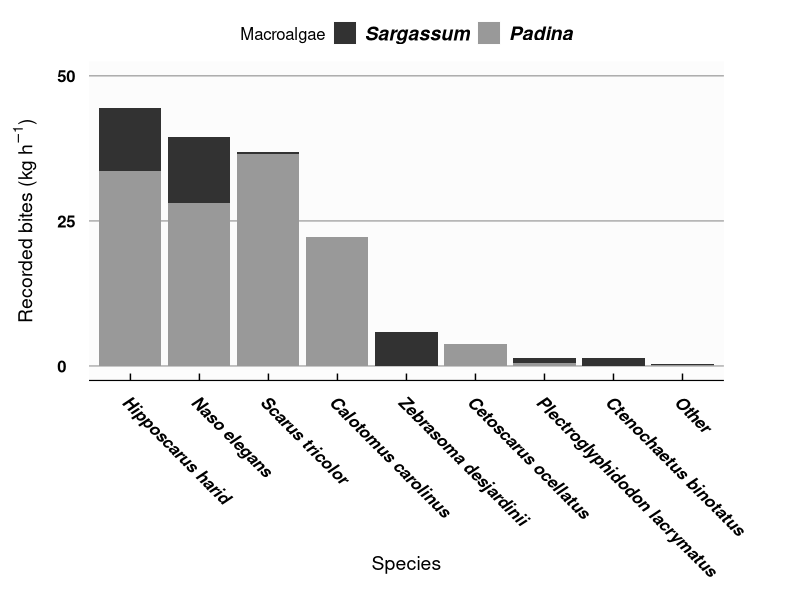

Generate this figure with R:
## ---- chunk 1

rm(list=ls()) # Clear workspace
knitr::opts_knit$set(root.dir = '/tmp') #Set directory at current directory for all subsequent chunks
options(scipen = 50) # Have all numbers in non-scientific notation

library(plyr) # Join (vlookup)
library(writexl)
library(tidyverse) # Data manipulation and plotting
library(ggthemes) # Pretty plots
library(readxl) # Import excel sheets
library(htmlTable) # Data table

data_summary <- function(data, varname, groupnames){
  require(plyr)
  summary_func <- function(x, col){
    c(sum = sum(x[[col]], na.rm=TRUE),
      mean = mean(x[[col]], na.rm=TRUE),
      sd = sd(x[[col]], na.rm=TRUE),
      n  = length(x[[col]]),
      se = sd(x[[col]], na.rm=TRUE)/sqrt(length(x[[col]])))
  }
  data_sum<-ddply(data, groupnames, .fun=summary_func,
                  varname)
  #data_sum <- plyr::rename(data_sum, c("mean" = varname))
 return(data_sum)
}

## ---- chunk 2

ruv.raw <- read_excel("RUV bites_03_Selection.xlsx", sheet = "Species")
ruv.raw$Object <- factor(ruv.raw$Object)
ruv.raw$Species <- factor(ruv.raw$Species)

ruv.1 <- subset(ruv.raw, Object == "Sargassum" | Object == "Padina")
colnames(ruv.1)[4] <- "Macroalgae"
ruv.1 <- ruv.1[c(2,4,5,7)]

# Add totals per species, so bar graph can be sorted from max to min
ruv.max <- ruv.1  %>%  
  group_by(Species) %>% 
  dplyr::summarise(Bites_max = sum(smsBites, na.rm = TRUE))

# Create category Other, for those species having relatively few Bites
Total <- sum(ruv.max$Bites_max)
ruv.max$Bites_pct <- ruv.max$Bites_max / Total * 100 # Express bites as percentages of total Bites

# Join dataframes
ruv.1 <- plyr::join(ruv.1, ruv.max, by = "Species")

# Change Species names to category Other, when their total Bites contribute < 3%
ruv.1$Species <- ifelse(ruv.1$Bites_pct < 0.5, "Other", as.character(ruv.1$Species))

# Change order of Macroalgae
ruv.1$Macroalgae <- factor(ruv.1$Macroalgae, ordered = T, levels = c("Sargassum", "Padina"))

# Order
ruv.1 <- ruv.1 %>%
  arrange(Bites_max) %>%               
  mutate(Species = fct_rev(factor(Species, unique(Species))))

## ---- chunk 3

# Get totals per Location x Species x Macroalgae
ruv.table <- ruv.1  %>%  
  group_by(Species, Location, Macroalgae) %>% 
  dplyr::summarise(Bites = sum(smsBites, na.rm = TRUE))

# Make Macroalgae complete
ruv.table <- spread(ruv.table, key = Macroalgae, value = Bites)
ruv.table <- gather(ruv.table, Macroalgae, Bites, "Sargassum":"Padina") 

# Make Species complete
ruv.table <- spread(ruv.table, key = Species, value = Bites)
ruv.table <- gather(ruv.table, Species, Bites, 3:ncol(ruv.table))

# Reorder dataframe by max Bites per Species
ruv.table <- ruv.table %>%
  dplyr::arrange(sum(Bites)) %>%               
  dplyr::mutate(Species = factor(Species, unique(Species)))

# Set NAs (added for missing values) to 0
ruv.table$Bites <- as.numeric(ruv.table$Bites)
#ruv.table[is.na(ruv.table)] <- 0

# Organize data
ruv.table[with(ruv.table, order(Macroalgae, Location, Species)),]
ruv.table <- ruv.table[,c(3,1,2,4)]
ruv.table$Bites <- ceiling(ruv.table$Bites)

# Add Total sum colum
ruv.table <- spread(ruv.table, key = Macroalgae, value = Bites)
ruv.table$Sum <- rowSums(ruv.table[,c("Sargassum", "Padina")], na.rm=TRUE)

# Keep only first value of outer grouping column
ruv.table = ruv.table %>%
  group_by(Species) %>%
  mutate(count=1:n()) %>%
  ungroup %>%
  mutate(Species = ifelse(count==1, as.character(Species), NA)) %>%
  select(-count)

# Create table (can be copied into Word doc)
htmlTable(ruv.table, rnames = FALSE, align = "ll|rrr", align.header = "llrrr",
          col.rgroup = rep(c("none", "gray93"), each = as.numeric(length(unique(na.omit(ruv.table$Location))))),
          css.cell = c("padding-left: 0em", "padding-left: 1em", 
                       "padding-left: 4em", "padding-left: 4em", "padding-left: 2em" ))

## ---- chunk 4

ggplot(ruv.1, aes(fill = Macroalgae, y = smsBites, x = reorder(Species, -Bites_max))) + 
  geom_bar(position="stack", stat="identity")+
  scale_fill_manual(values = c("#323232", "#999999"))+
  scale_y_continuous(breaks = c(0, 25, 50), label = waiver (), limits = c (0, 50))+
  labs(x = "Species", y = expression(paste("Recorded bites (kg ", h^-1,")")))+
  theme_economist()+scale_colour_economist()+
  theme(
    axis.title.x = element_text(color = "black", size = 14, vjust = 6, hjust = 0.5),
    axis.text.x = element_text(color="black", size = 12, face = "bold.italic", angle = -45,  hjust=0, vjust = 1),
    axis.title.y = element_text(color = "black",  size = 14, vjust = 4),
    axis.text.y = element_text(colour = "black", size = 12, vjust=0.5, face = "bold"),
    legend.position = "top",
    legend.box.margin = margin(0, 0, -5, 0),
    legend.title = element_text(size = 12),
    legend.text = element_text(size = 14, face = "bold.italic"),
    plot.margin = margin(t = 10, r = 55,  b = 0,  l = 20),
    panel.background = element_rect(fill = "#FCFCFC"),
    plot.background = element_rect(fill = "#FFFFFF"),
    panel.grid.major = element_line(colour = "#797979", size = 0.3)
  )
ggsave("RUV (Species X Macroalgae).tiff", width = 23, height = 13, units = "cm", dpi=1200, compression = "lzw")
## ---- chunk 5

RUV_Bites_Browsing <- data_summary(ruv.table, varname = "Sum", groupnames = c("Location"))
RUV_Bites_Browsing <- select(RUV_Bites_Browsing, c('Location', 'sum')) 
names(RUV_Bites_Browsing) <- c("Location", "BrowsingBites_kg.h")
write_xlsx(RUV_Bites_Browsing, "Correlations_RUVBrowsingBites.xlsx")
